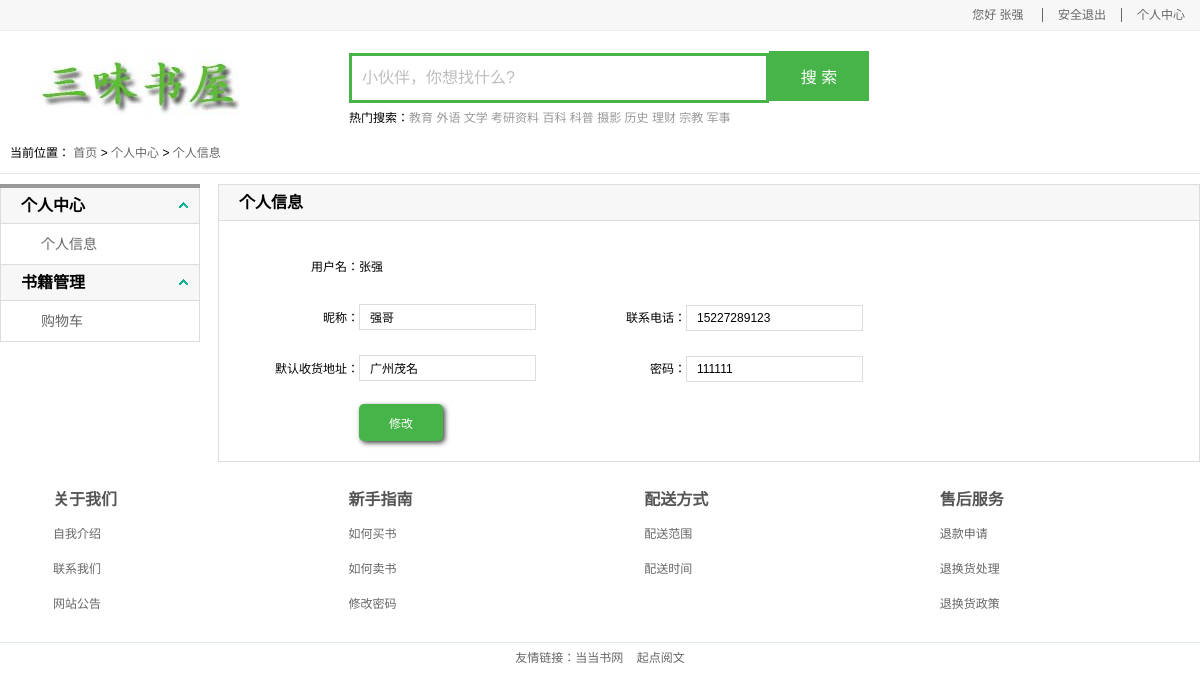
The page /member.php (signed in) on the database its author committed.
### tables this page shows
CREATE TABLE IF NOT EXISTS `users` (
  `id` tinyint(124) NOT NULL AUTO_INCREMENT,
  `yhm` varchar(124) NOT NULL,
  `mm` varchar(124) NOT NULL,
  `tel` varchar(124) NOT NULL,
  `uname` varchar(123) NOT NULL,
  `address` varchar(123) NOT NULL,
  PRIMARY KEY (`id`)
);

### member.php (the view, shortened to what this page needs)
<!Doctype html>
<html lang="en" xmlns="http://www.w3.org/1999/html">
<head>
	<link rel="stylesheet" href="css/index.css"/>
</head>
<body >
<?php
$_conn = mysqli_connect("localhost","root","123456","phpqy") or die('数据连接失败');
        ?>
<div class="top" id="item4">
	<div class="container clearfix">
		<ul class="clearfix fr">
        <?php
if(isset($_COOKIE['yhm']))
 {
  echo ' <li class=last><a>您好'.'&nbsp;'. $_COOKIE['yhm'].'&nbsp;'.'</a><li><a href="login_out.php">安全退出</a></li>';
	   }
else{
 echo "
 <li><a href=login.php>登录</a></li><li class=last><a href=reg.php>注册</a></li>" ;
}
?>
			<li><a href="member.html" style="border: none">个人中心</a></li>
		</ul>
	</div>
</div>
<div class="header">
	<div class="container clearfix">
		<div class="logo fl">
			<a href="index.html"><img src="images/logo4.png" alt=""/></a>
		</div>
		<div class="seacher fl">
			<form action="" method="post">
				<input type="text" placeholder="小伙伴，你想找什么?"/><input type="submit" value="搜 索"/>
			</form>
			<p>热门搜索：<a href="#">教育</a> <a href="#">外语</a> <a href="#">文学</a> <a href="#">考研资料</a> <a href="#">百科</a> <a href="#">科普</a> <a href="#">摄影</a> <a href="#">历史</a> <a href="#">理财</a> <a href="#">宗教</a> <a href="#">军事</a></p>
	</div>
</div>
<div class="help-wrap">
	<div class="container clearfix">
		<div class="bread">当前位置：
			<a href="index.php">首页</a> >
			<a href="member.php">个人中心</a> >
			<a href="member.php">个人信息</a>
		</div>
		<div class="help-l fl">
			<div class="help-item">
				<div class="help-item-title">个人中心
					<a href="javascript:void(0)" class="abs"></a>
				</div>
				<div class="help-item-list">
					<ul>
						<li><a href="member.php">个人信息</a></li>
					</ul>
				</div>
			</div>
			<div class="help-item">
				<div class="help-item-title">书籍管理
					<a href="javascript:void(0)" class="abs"></a>
				</div>
				<div class="help-item-list">
					<ul>
						<li><a href="balance.html">购物车</a></li>
					</ul>
				</div>
			</div>
		</div>
		<div class="help-r fr">
            <div class="help-item-title">个人信息</div>
            <?php
 $yhm=$_COOKIE['yhm'];
$_query = mysqli_query($_conn,"select * from users where yhm like '$yhm' ");
$_rows = mysqli_fetch_array($_query,MYSQLI_ASSOC);
?>
			<div class="help-main">
				<form action="?action=edit&id=<?php echo $_rows['id'];?>" method="post"  >
					<p><span class="nice">用户名：</span><span><?php echo  $yhm;  ?></span></p>
					<p><span class="nice">昵称：</span><input type="text" name="uname" value="<?php echo $_rows['uname'];  ?>"><span class="nice">联系电话：</span><input type="text" name="tel" value="<?php echo  $_rows['tel'];  ?>"></p>
					<p><span class="nice">默认收货地址：</span><input type="text" name="address" value="<?php echo  $_rows['address'];  ?>"><span class="nice">密码：</span><input type="text" name="mm" value="<?php echo  $_rows['mm'];  ?>"></p>
					<input class="save" type="submit" value="修改"/>
                   </form>
			</div>
		</div>
	</div>
</div>
<div class="foot">
	<div class="container">
		<div class="zhinan">
			<ul class="clearfix">
				<li class="item-li">关于我们
					<ul>
						<li><a href="help.html">自我介绍</a></li>
						<li><a href="help.html">联系我们</a></li>
						<li><a href="help.html">网站公告</a></li>
					</ul>
				</li>
				<li class="item-li">新手指南
					<ul>
						<li><a href="help.html">如何买书</a></li>
						<li><a href="help.html">如何卖书</a></li>
						<li><a href="help.html">修改密码</a></li>
					</ul>
				</li>
				<li class="item-li">配送方式
					<ul>
						<li><a href="help.html">配送范围</a></li>
						<li><a href="help.html">配送时间</a></li>
					</ul>
				</li>
				<li class="item-li">售后服务
					<ul>
						<li><a href="help.html">退款申请</a></li>
						<li><a href="help.html">退换货处理</a></li>
						<li><a href="help.html">退换货政策</a></li>
					</ul>
				</li>
			</ul>
		</div>
		<div class="line"></div>
		<div class="bottom">
			<p>友情链接：<a href="http://www.dangdang.com/">当当书网</a>
&nbsp;&nbsp <a href="https://www.qidian.com/">起点阅文</a></p>
		</div>
	</div>
</div>
</body>
</html>

### css/index.css (style rules this page uses)
* { margin:0; padding:0;font-family:Microsoft Yahei,Verdana,Arial; font-size:12px; }
a { text-decoration:none; color: #666; }
li { list-style:none; }
img { border:none; }
.fl { float:left; }
.fr { float:right; }
.abs { position: absolute; }
.clearfix:after { content:""; clear:both; display:block; }
.clearfix { *zoom:1; }
input { outline:none; border:none; }
.container { width: 1200px; margin: 0 auto; }
.top { height: 30px; line-height: 30px; background: #f7f7f7; border-bottom: #eee solid 1px; }
.top li { float: left; }
.top a { padding: 0 15px; border-right: 1px solid #666; }
.header { height: 100px; }
.logo,.seacher { margin-top: 20px; }
.seacher { margin-left: 80px; }
.seacher input { font-size: 16px; padding: 10px; height: 50px; box-sizing: border-box; }
.seacher input[type="text"] { border: 3px solid #46B448; width: 420px; }
.seacher input[type="submit"] { color: white; width: 100px; background:#46B448 ; cursor: pointer; }
.seacher p a { line-height: 30px; color: #999; }
.line { height: 1px; background-color: #dee8ef; margin-top: 20px; }
.zhinan { margin-top: 20px; padding: 0 5px; }
.item-li { float: left; width: 24%; line-height: 35px; color: #555; margin-right: 10px; font-size: 16px; font-weight: bold; text-indent: 3em; }
.item-li ul li { font-weight: normal; color: #666; }
.bottom { margin-top: 5px; }
.bottom p { line-height: 20px; color: #666; text-align: center; font-size: 12px; }
.bread { height: 40px; line-height: 40px; border-bottom: 1px solid #e5e6e6 ; margin-bottom: 10px; padding: 0 10px; }
.help-l { width: 200px; border-top: 4px solid #999; }
.help-item { border: 1px solid #ddd; border-top: 0; }
.help-item-title { font-size: 16px; font-weight: bold; border-bottom: 1px solid #ddd; height: 35px; line-height: 35px; padding-left: 20px; background-color: #f7f7f7; position: relative; }
.help-item-title a { display: block; height: 15px; width: 15px; background: url(../images/arrow.png) 3px -5px no-repeat; right: 8px; top: 9px; }
.help-item-list { padding: 5px 0 5px 40px; line-height: 30px; }
.help-item-list a { font-size: 14px; display: block; height: 100%; }
.help-r { border: 1px solid #ddd; width: 980px; }
.help-main { padding: 20px 40px; }
.help-main p { font-size: 14px; line-height: 30px; }
input,select { outline: none; }
#wrapper input:not([type="checkbox"]):active, #wrapper input:not([type="checkbox"]):focus, { border: 1px solid rgba(91, 90, 90, 0.7); background: rgba(238, 236, 240, 0.2); -webkit-box-shadow: 0px 1px 4px 0px rgba(168, 168, 168, 0.9) inset; -moz-box-shadow: 0px 1px 4px 0px rgba(168, 168, 168, 0.9) inset; box-shadow: 0px 1px 4px 0px rgba(168, 168, 168, 0.9) inset; }
.help-main input { border: 1px solid #ddd; padding: 5px 10px; margin-right: 50px; }
.help-main .save { margin: 10px 0 0 100px; padding: 10px 30px; color: white; background-color: #46B448; border: none; border-radius: 5px; box-shadow: 2px 2px 5px #444; cursor: pointer; }
.help-main p span.nice { width: 100px; text-align: right; display: inline-block; }
.product-item span, { color: #999; }

### member.php (style rules this page uses)
.help-main p { line-height: 50px; }

### rows shown on the page
users: uname "强哥", tel "15227289123", address "广州茂名", mm "111111"

### other values the page prints
$_COOKIE['yhm'] "张强"
$yhm "张强"
